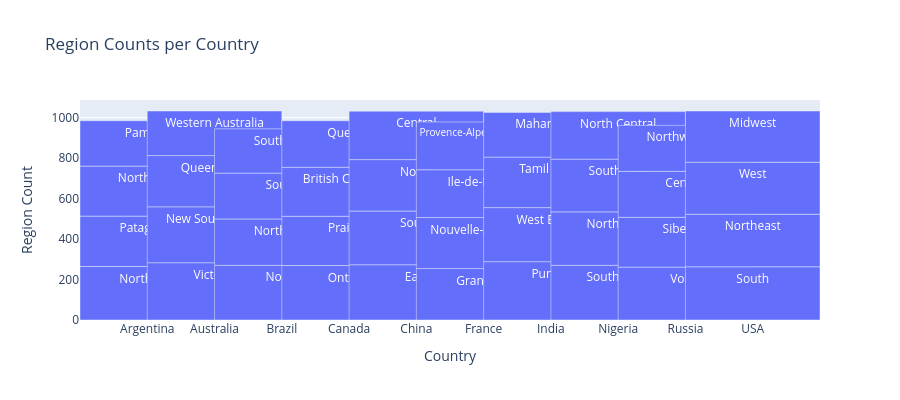

The notebook cell this image was saved under:
### Code cell
# Sample data (adjust according to your data)
grouped_data = df.groupby('Country')['Region'].value_counts().reset_index(name='Count')

# Create figure
fig = go.Figure()

# Add bar trace
fig.add_trace(go.Bar(
    x=grouped_data['Country'],
    y=grouped_data['Count'],
    name='Region Count',
    text=grouped_data['Region'],
    width=2.    
))
# Update layout for plot size and title
fig.update_layout(
    title="Region Counts per Country",
    xaxis_title="Country",
    yaxis_title="Region Count",
    width=900,  # Width of the figure
    height=400,
)
# Show the plot
fig.show()

### Figure 1 — Plotly figure (JSON) as saved in the notebook; plotly's stock layout.template omitted (floating-point values rounded to 4 significant figures)
{"data": [{"name": "Region Count", "text": ["Northeast", "Patagonia", "Northwest", "Pampas", "Victoria", "New South Wales", "Queensland", "Western Australia", "North", "Northeast", "South", "Southeast", "Ontario", "Prairies", "British Columbia", "Quebec", "East", "South", "North", "Central", "Grand Est", "Nouvelle-Aquitaine", "Ile-de-France", "Provence-Alpes-Cote d’Azur", "Punjab", "West Bengal", "Tamil Nadu", "Maharashtra", "South West", "North West", "South East", "North Central", "Volga", "Siberian", "Central", "Northwestern", "South", "Northeast", "West", "Midwest"], "type": "bar", "width": 2, "x": ["Argentina", "Argentina", "Argentina", "Argentina", "Australia", "Australia", "Australia", "Australia", "Brazil", "Brazil", "Brazil", "Brazil", "Canada", "Canada", "Canada", "Canada", "China", "China", "China", "China", "France", "France", "France", "France", "India", "India", "India", "India", "Nigeria", "Nigeria", "Nigeria", "Nigeria", "Russia", "Russia", "Russia", "Russia", "USA", "USA", "USA", "USA"], "y": [264, 249, 247, 224, 283, 276, 253, 220, 270, 229, 226, 219, 269, 243, 242, 230, 273, 265, 254, 239, 254, 252, 236, 236, 288, 267, 249, 221, 270, 264, 260, 235, 261, 246, 227, 227, 263, 259, 257, 253]}], "layout": {"height": 400, "title": {"text": "Region Counts per Country"}, "width": 900, "xaxis": {"title": {"text": "Country"}}, "yaxis": {"title": {"text": "Region Count"}}}}
